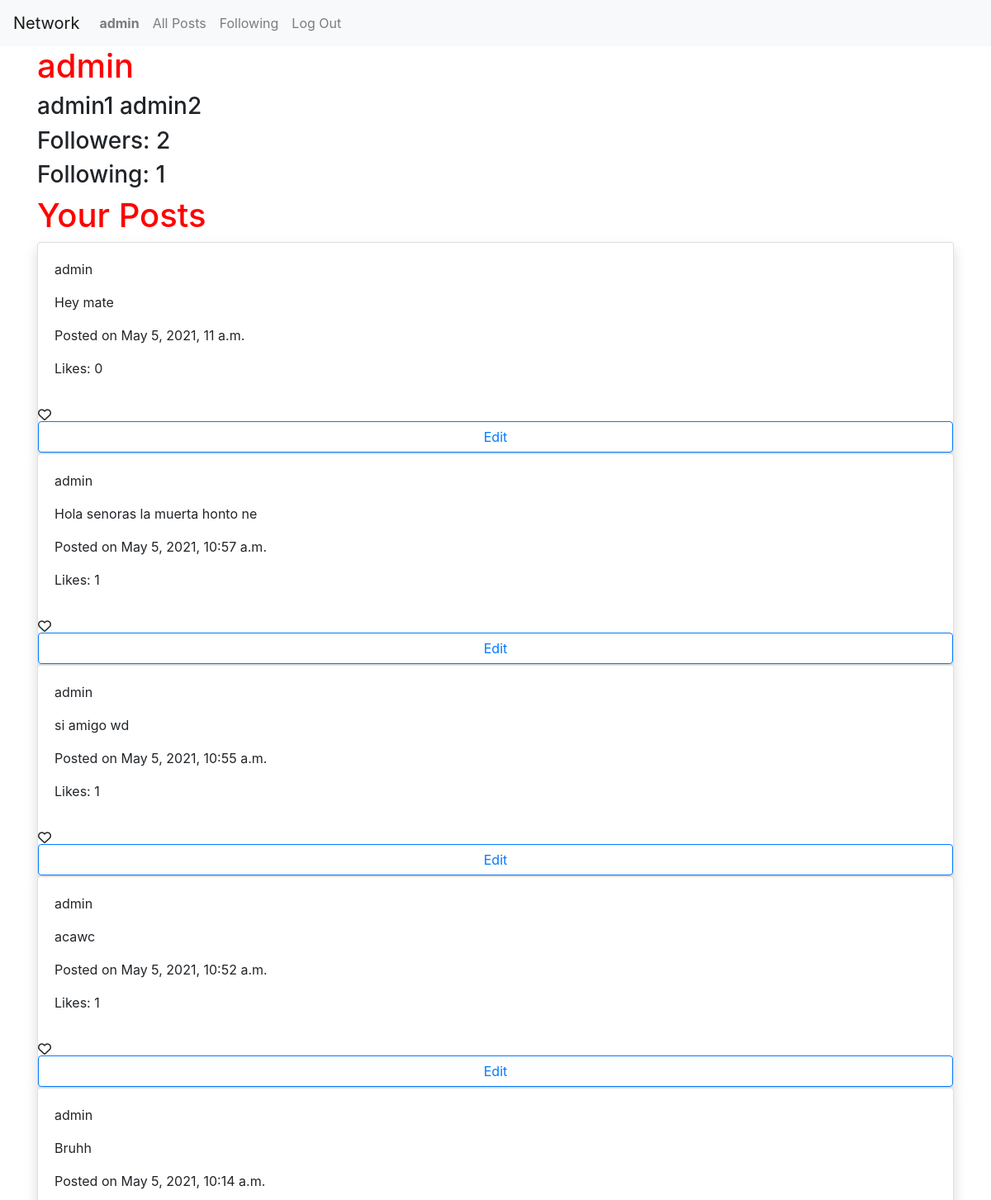
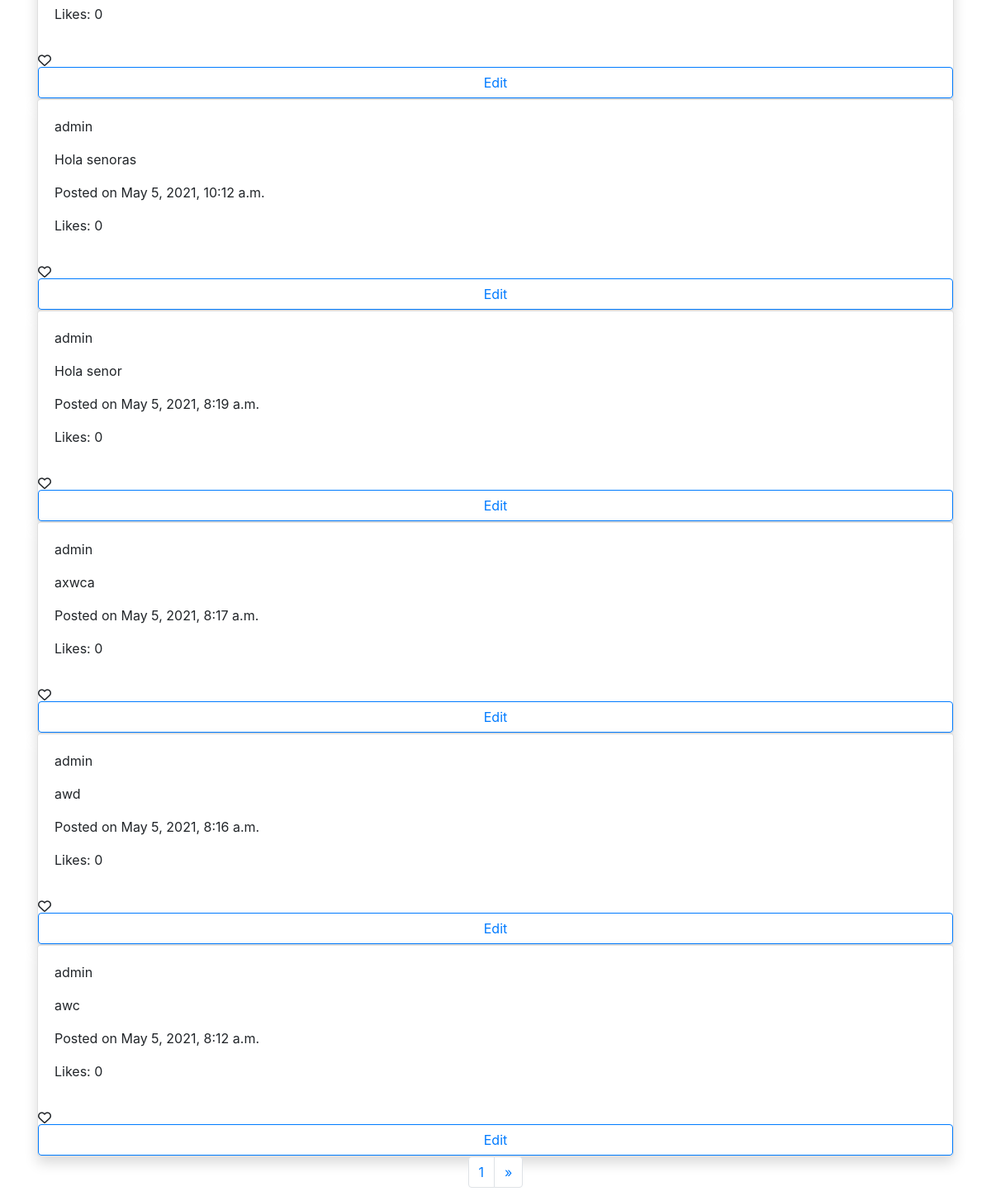
Screenshot of /profile/admin (signed in) with the database file from the repository (2 pictures, top to bottom).
### network/models.py (models this page shows, shortened)
class User(AbstractUser):
    pass

class Profile(models.Model):
    user = models.ForeignKey(User, on_delete=models.CASCADE)
    follower = models.ManyToManyField(User, blank=True, related_name="follower_user")
    following = models.ManyToManyField(User, blank=True, related_name="following_user")
    def __str__(self):
        return self.user.username

class Post(models.Model):
    body = models.CharField(max_length=300, blank=True)
    user = models.ForeignKey(User, on_delete=models.CASCADE)
    timestamp = models.DateTimeField(auto_now_add=True)
    likes = models.ManyToManyField(User, blank=True, related_name="liked_user")

### network/views.py (the view)
# urls.py: path("profile/<str:user_id>", views.profile, name="profile"),
@login_required
def profile(request, user_id):
    key_user = User.objects.get(username=user_id)
    key = Profile.objects.get(user=key_user)
    print(key)
    page_posts = Paginator(Post.objects.filter(user=key_user), 10)
    page_number = request.GET.get("page")
    if page_number != None:
        try:
            required_page = page_posts.page(page_number)
        except:
            required_page = page_posts.page(1)
    else:
        required_page = page_posts.page(1)
    return render(request, "network/profile.html", {
        "posts": required_page,
        "profile": key
    })

### network/templates/network/profile.html (shortened to what this page needs)
{% extends "network/layout.html" %}
{% load static %}
{% block body %}
<div class="container">
    <h1>{{ profile.user.username }}</h1>
    <h3>{{ profile.user.get_full_name }}</h3>
    <h3>Followers: <span id="follow-count">{{ profile.follower.count }}</span></h3>
    <h3>Following: {{ profile.following.count }} </h3>
    {% if profile.user != request.user  %}
        {% if user not in profile.follower.all %}
            <button id="follow-btn" class="btn btn-primary" data-user="{{ profile.user.username }}">Follow</button>
        {% else %}
            <button id="follow-btn" class="btn btn-secondary" data-user="{{ profile.user.username }}">Unfollow</button>
        {% endif %}
        <h1>{{ profile.user.username }}'s Posts</h1>
    {%else %}
    <h1>Your Posts</h1>
    {% endif %}
    <div id="content">
        {% for post in posts reversed %}
        <div id="post-{{ post.id }}" class="card shadow">
            <div class="card-body">
                <p>{{post.user.username}}</p>
                <p>{{post.body}}</p>
                <p>Posted on {{ post.timestamp }}</p>
                <p>Likes: {{ post.likes.count }}</p>
            </div>
            <i class="far fa-heart"></i>
            {% if post.user.username == user.username %}
                <button class="btn btn-outline-primary btn-edit" data-id="{{ post.id }}" data-body="{{ post.body }}">Edit</button>
            {% endif %}
        </div>
        {% endfor %}
    </div>
</div>
<nav aria-label="Page navigation example">
    <ul class="pagination justify-content-center">
      <li class="page-item"><a class="page-link" href="#">{{ posts.number }}</a></li>
      {% if posts.has_next %}
      <li class="page-item">
        <a class="page-link" href="?page={{ posts.next_page_number }}" aria-label="Next">
          <span aria-hidden="true">&raquo;</span>
        </a>
      </li>
      {% endif %}
    </ul>
</nav>
{% endblock %}

### network/templates/network/layout.html (shortened to what this page needs)
{% load static %}
<!DOCTYPE html>
<html lang="en">
    <head>
        <link rel="stylesheet" href="https://stackpath.bootstrapcdn.com/bootstrap/4.4.1/css/bootstrap.min.css">
        <link href="{% static 'network/index.css' %}" rel="stylesheet">
    </head>
    <body>
        <nav class="navbar navbar-expand-lg navbar-light bg-light">
            <a class="navbar-brand" href="#">Network</a>
            <div>
              <ul class="navbar-nav mr-auto">
                {% if user.is_authenticated %}
                    <li class="nav-item">
                        <a class="nav-link" href="{% url 'profile' user_id=user.username %}"><strong>{{ user.username }}</strong></a>
                    </li>
                {% endif %}
                <li class="nav-item">
                  <a class="nav-link" href="{% url 'index' %}">All Posts</a>
                </li>
                {% if user.is_authenticated %}
                    <li class="nav-item">
                        <a class="nav-link" href="{% url 'following_page' %}">Following</a>
                    </li>
                    <li class="nav-item">
                        <a class="nav-link" href="{% url 'logout' %}">Log Out</a>
                    </li>
                {% endif %}
              </ul>
            </div>
          </nav>
        <div class="body">
            {% block body %}
            {% endblock %}
        </div>
    </body>
</html>

### network/static/network/index.css (style rules this page uses)
h1 { color: red; }

### rows the page displays
User: username "admin"
Profile: user.username "admin", user.get_full_name "admin1 admin2", follower.count "2", following.count "1"
Post: user.username "admin", body "Hey mate", timestamp "May 5, 2021, 11 a.m.", likes.count "0"
Post: user.username "admin", body "Hola senoras la muerta honto ne", timestamp "May 5, 2021, 10:57 a.m.", likes.count "1"
Post: user.username "admin", body "si amigo wd", timestamp "May 5, 2021, 10:55 a.m.", likes.count "1"
Post: user.username "admin", body "acawc", timestamp "May 5, 2021, 10:52 a.m.", likes.count "1"
Post: user.username "admin", body "Bruhh", timestamp "May 5, 2021, 10:14 a.m.", likes.count "0"
Post: user.username "admin", body "Hola senoras", timestamp "May 5, 2021, 10:12 a.m.", likes.count "0"
Post: user.username "admin", body "Hola senor", timestamp "May 5, 2021, 8:19 a.m.", likes.count "0"
Post: user.username "admin", body "axwca", timestamp "May 5, 2021, 8:17 a.m.", likes.count "0"
Post: user.username "admin", body "awd", timestamp "May 5, 2021, 8:16 a.m.", likes.count "0"
Post: user.username "admin", body "awc", timestamp "May 5, 2021, 8:12 a.m.", likes.count "0"

### other values shown
{{ posts.number }} "1"
